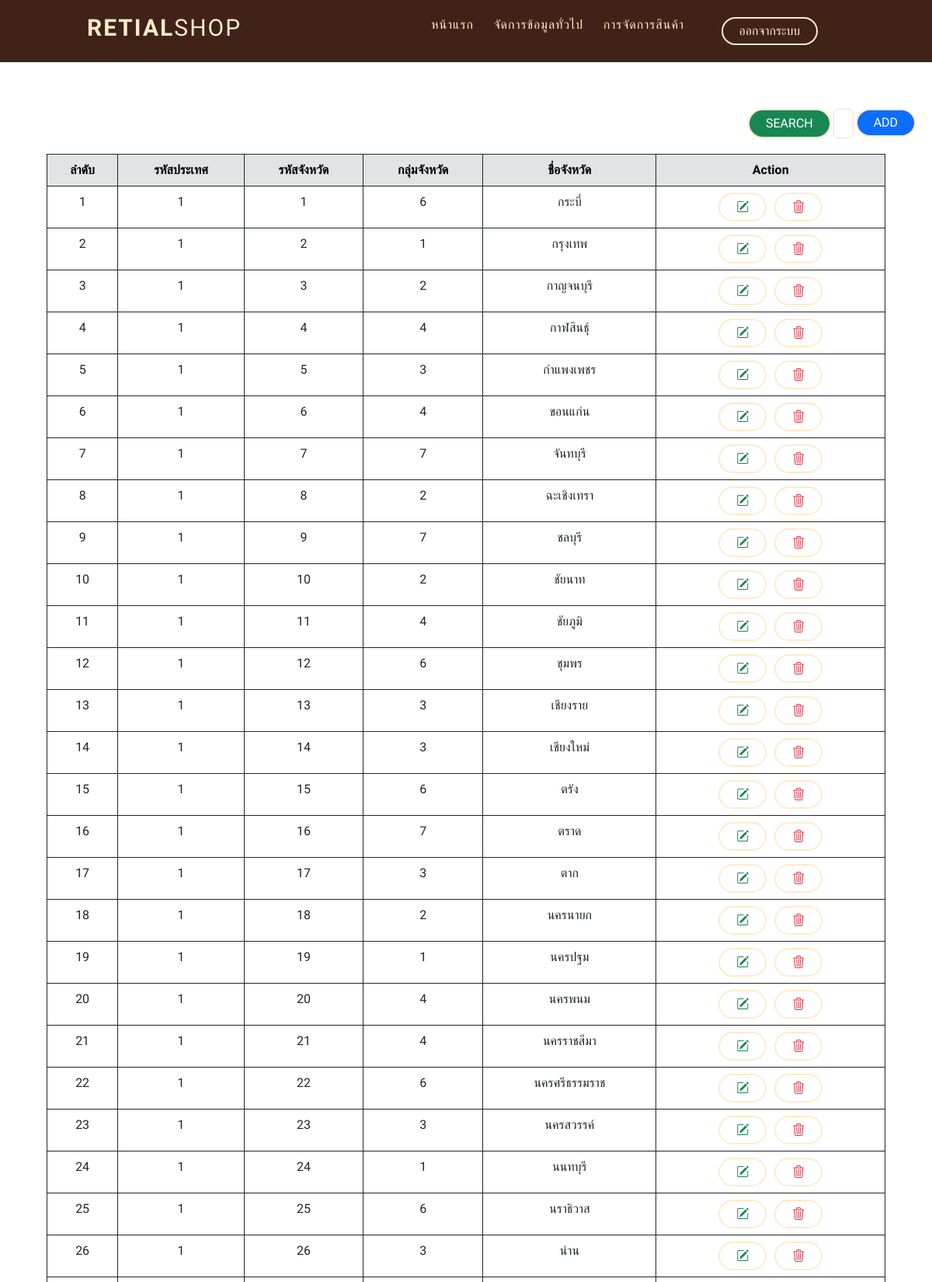
The app's page /page/province.php (upper part) with its own data.
### tables this page shows
CREATE TABLE `province` (
  `Province_id` int(11) NOT NULL,
  `Country_id` int(11) DEFAULT NULL,
  `Province_group_id` int(11) DEFAULT NULL,
  `Province_name` varchar(50) NOT NULL,
  `Province_sorting` tinyint(4) DEFAULT NULL
);

### page/province.php (the view, shortened to what this page needs)
<!DOCTYPE html>
<html lang="en">
<?php
include_once "../controller/province.php";
?>
<head>
  <link href="https://cdn.jsdelivr.net/npm/bootstrap@5.3.0/dist/css/bootstrap.min.css" rel="stylesheet">
  <link rel="stylesheet" href="https://cdn.jsdelivr.net/npm/bootstrap-icons@1.10.3/font/bootstrap-icons.css">
  <link rel="stylesheet" href="../style/customer.css">
</head>
<body>
  <header>
    <div class="container">
      <div class="logo-container">
        <h3 class="logo">Retial<span>Shop</span></h3>
      </div>
      <div class="nav-btn">
        <div class="nav-links">
          <ul>
            <li class="nav-link" style="--i: .6s">
              <a href="home.php">หน้าแรก</a>
            </li>
            <li class="nav-link" style="--i: .85s">
              <a href="#">จัดการข้อมูลทั่วไป</a>
            </li>
            <li class="nav-link" style="--i: 1.1s">
              <a href="#">การจัดการสินค้า<i class="fas fa-caret-down"></i></a>
            </li>
          </ul>
        </div>
      </div>
      <div class="log-out" style="--i: 1.8s">
        <a href="login.php" class="btn transparent">ออกจากระบบ</a>
      </div>
    </div>
  </header>
  <div class="container-table">
    <div class="d-flex">
      <button class="btn btn-success" onclick="Search()">Search</button>
      <input type="text" class="form-control" id="Search" name="Search">
      <form action="<?php echo $_SERVER['PHP_SELF'] ?>" method="post">
        <div class="add">
          <button type="button" class="btn btn-primary" data-bs-toggle="modal" data-bs-target="#exampleModal" data-bs-whatever="@fat">Add</button>
        </div>
    </div>
    <table class="table  table-bordered border-dark table-hover">
      <thead class="table-secondary  table-bordered border-dark text-black">
        <tr>
          <th scope="col">ลำดับ</th>
          <th scope="col">รหัสประเทศ</th>
          <th scope="col">รหัสจังหวัด</th>
          <th scope="col">กลุ่มจังหวัด</th>
          <th scope="col">ชื่อจังหวัด</th>
          <th scope="col">Action</th>
        </tr>
      </thead>
      <tbody>
        <?php
        if (isset($_GET['ID'])) {
          $Search_id = $_GET['ID'];
          $sql = "SELECT * FROM province WHERE province_id LIKE '%$Search_id%'";
        } else {
          $sql = "SELECT * FROM province";
        }
        $query = $conn->query($sql);
        while ($row = mysqli_fetch_array($query)) {
        ?>
          <tr>
            <td><?php echo $row['Province_sorting']; ?></td>
            <td><?php echo $row['Country_id']; ?></td>
            <td><?php echo $row['Province_id']; ?></td>
            <td><?php echo $row['Province_group_id']; ?></td>
            <td><?php echo $row['Province_name']; ?></td>
            <td>
              <button type="button" class="btn btn-outline-success" data-bs-toggle="modal" data-bs-target="#select_<?php echo $row['Province_id']; ?>" data-bs-whatever="@fat"><i class="bi bi-pencil-square" name="select_<?php echo $row['Province_id']; ?>"></i></button>
              <button type="button" class="btn btn-outline-danger" name="DEL_<?php echo $row['Province_id']; ?>" data-bs-toggle="modal" data-bs-target="#DEL_<?php echo $row['Province_id']; ?>">
                <i class="bi bi-trash3"></i>
              </button>
            </td>
          <?php } ?>
          </tr>
      </tbody>
    </table>
  </div>
</body>
</html>

### style/customer.css (style rules this page uses)
* { margin: 0; padding: 0; box-sizing: border-box; font-family: 'K2D', sans-serif; }
ul { list-style: none; }
a { text-decoration: none; }
header { position: sticky; top: 0px; background-color: #402218; width: 100%; z-index: 1000; }
.container-table { margin-top: 60px; margin-left: 60px; margin-right: 60px; text-align: center; }
.container { max-width: 65rem; padding: 0 2rem; margin: 0 auto; display: flex; position: relative; }
.d-flex { margin-left: 900px; max-width: 500px; margin-bottom: 20px; margin-top: 30px; }
.logo-container { flex: 1; display: flex; align-items: center; }
.nav-btn { flex: 3; display: flex; }
.nav-links { flex: 2; }
.log-out { display: flex; justify-content: center; align-items: center; flex: 1; }
.logo { color: #FFEBC9; font-size: 30px; font-weight: 600; letter-spacing: 2px; text-transform: uppercase; line-height: 3rem; }
.logo span { font-weight: 300; }
.btn { display: inline-block; padding: .5rem 1.3rem; font-size: 16px; border: 2px solid #FFEBC9; border-radius: 2rem; line-height: 1; margin: 0 .2rem; transition: .3s; text-transform: uppercase; }
.btn.transparent, .btn.solid:hover { background-color: transparent; color: #FFEBC9; }
.nav-links > ul { display: flex; align-items: center; justify-content: flex-end; }
.nav-link { position: relative; }
.nav-link > a { line-height: 4rem; color: #FFEBC9; padding: 0 .8rem; letter-spacing: 1px; font-size: 16px; display: flex; align-items: center; justify-content: space-between; transition: .5s; }

### records on screen
province: Province_sorting "1", Country "1", Province_id "1", Province_group "6", Province_name "กระบี่"
province: Province_sorting "2", Country "1", Province_id "2", Province_group "1", Province_name "กรุงเทพ"
province: Province_sorting "3", Country "1", Province_id "3", Province_group "2", Province_name "กาญจนบุรี"
province: Province_sorting "4", Country "1", Province_id "4", Province_group "4", Province_name "กาฬสินธุ์"
province: Province_sorting "5", Country "1", Province_id "5", Province_group "3", Province_name "กำแพงเพชร"
province: Province_sorting "6", Country "1", Province_id "6", Province_group "4", Province_name "ขอนแก่น"
province: Province_sorting "7", Country "1", Province_id "7", Province_group "7", Province_name "จันทบุรี"
province: Province_sorting "8", Country "1", Province_id "8", Province_group "2", Province_name "ฉะเชิงเทรา"
province: Province_sorting "9", Country "1", Province_id "9", Province_group "7", Province_name "ชลบุรี"
province: Province_sorting "10", Country "1", Province_id "10", Province_group "2", Province_name "ชัยนาท"
province: Province_sorting "11", Country "1", Province_id "11", Province_group "4", Province_name "ชัยภูมิ"
province: Province_sorting "12", Country "1", Province_id "12", Province_group "6", Province_name "ชุมพร"
province: Province_sorting "13", Country "1", Province_id "13", Province_group "3", Province_name "เชียงราย"
province: Province_sorting "14", Country "1", Province_id "14", Province_group "3", Province_name "เชียงใหม่"
province: Province_sorting "15", Country "1", Province_id "15", Province_group "6", Province_name "ตรัง"
province: Province_sorting "16", Country "1", Province_id "16", Province_group "7", Province_name "ตราด"
province: Province_sorting "17", Country "1", Province_id "17", Province_group "3", Province_name "ตาก"
province: Province_sorting "18", Country "1", Province_id "18", Province_group "2", Province_name "นครนายก"
province: Province_sorting "19", Country "1", Province_id "19", Province_group "1", Province_name "นครปฐม"
province: Province_sorting "20", Country "1", Province_id "20", Province_group "4", Province_name "นครพนม"
province: Province_sorting "21", Country "1", Province_id "21", Province_group "4", Province_name "นครราชสีมา"
province: Province_sorting "22", Country "1", Province_id "22", Province_group "6", Province_name "นครศรีธรรมราช"
province: Province_sorting "23", Country "1", Province_id "23", Province_group "3", Province_name "นครสวรรค์"
province: Province_sorting "24", Country "1", Province_id "24", Province_group "1", Province_name "นนทบุรี"
province: Province_sorting "25", Country "1", Province_id "25", Province_group "6", Province_name "นราธิวาส"
province: Province_sorting "26", Country "1", Province_id "26", Province_group "3", Province_name "น่าน"
